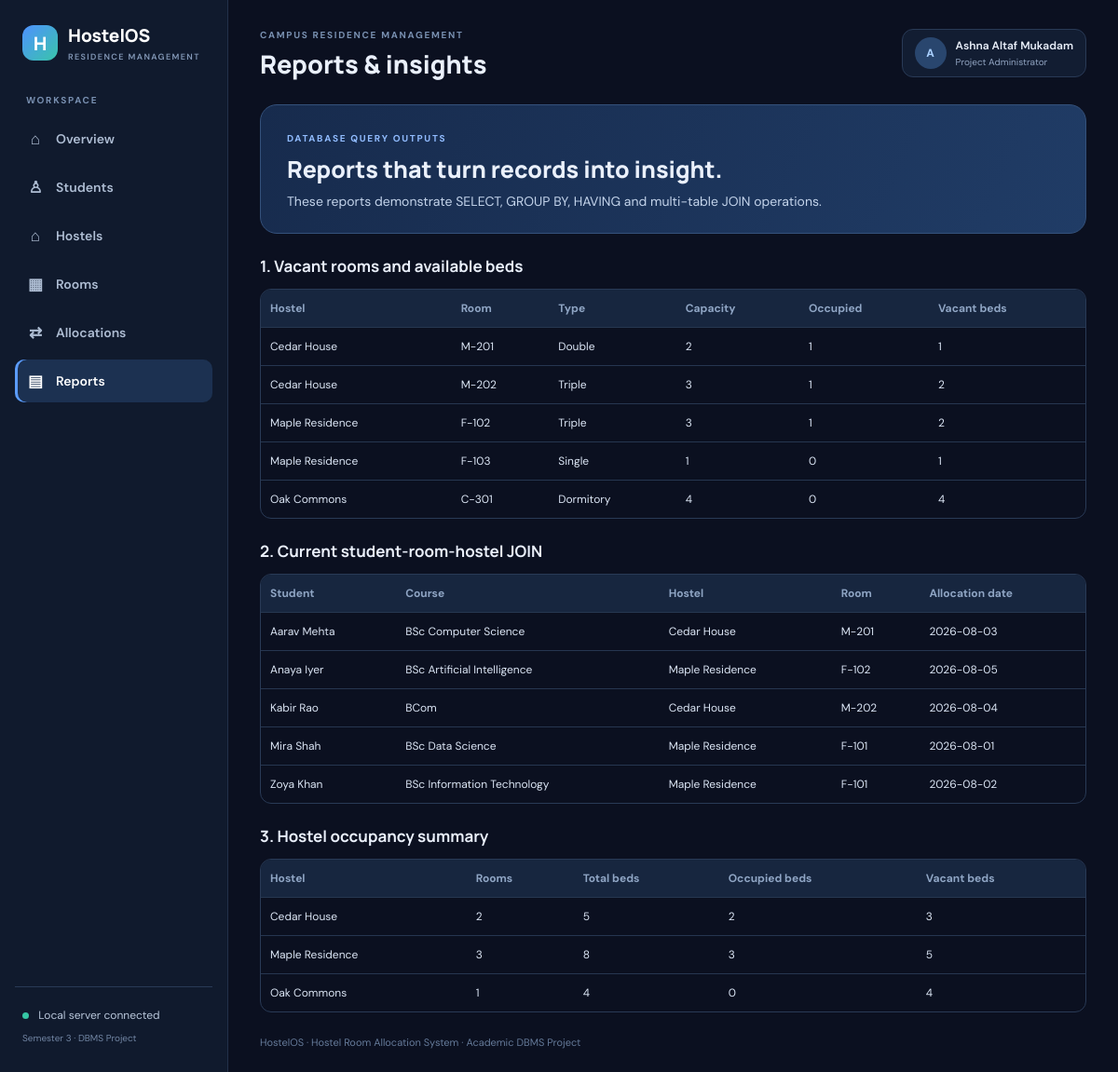
The app's page /reports.php with its own data.
### tables this page shows
CREATE TABLE students(
 student_id INT AUTO_INCREMENT PRIMARY KEY,
 student_name VARCHAR(100) NOT NULL,
 email VARCHAR(120) NOT NULL UNIQUE,
 phone VARCHAR(20),
 gender ENUM('Female','Male','Other') NOT NULL,
 course VARCHAR(100) NOT NULL,
 created_at TIMESTAMP DEFAULT CURRENT_TIMESTAMP
);

CREATE TABLE hostels(
 hostel_id INT AUTO_INCREMENT PRIMARY KEY,
 hostel_name VARCHAR(100) NOT NULL UNIQUE,
 location VARCHAR(150) NOT NULL,
 gender_type ENUM('Female','Male','Any') NOT NULL,
 created_at TIMESTAMP DEFAULT CURRENT_TIMESTAMP
);

CREATE TABLE rooms(
 room_id INT AUTO_INCREMENT PRIMARY KEY,
 hostel_id INT NOT NULL,
 room_number VARCHAR(20) NOT NULL,
 room_type ENUM('Single','Double','Triple','Dormitory') NOT NULL,
 capacity INT NOT NULL,
 monthly_fee DECIMAL(10,2) NOT NULL DEFAULT 0,
 created_at TIMESTAMP DEFAULT CURRENT_TIMESTAMP,
 CONSTRAINT fk_rooms_hostel FOREIGN KEY(hostel_id) REFERENCES hostels(hostel_id)
   ON UPDATE CASCADE ON DELETE RESTRICT,
 CONSTRAINT uq_hostel_room UNIQUE(hostel_id,room_number),
 CONSTRAINT chk_room_capacity CHECK(capacity>0),
 CONSTRAINT chk_monthly_fee CHECK(monthly_fee>=0)
);

CREATE TABLE allocations(
 allocation_id INT AUTO_INCREMENT PRIMARY KEY,
 student_id INT NOT NULL,
 room_id INT NOT NULL,
 allocation_date DATE NOT NULL,
 vacating_date DATE NULL,
 status ENUM('Active','Completed','Cancelled') NOT NULL DEFAULT 'Active',
 created_at TIMESTAMP DEFAULT CURRENT_TIMESTAMP,
 CONSTRAINT fk_alloc_student FOREIGN KEY(student_id) REFERENCES students(student_id)
   ON UPDATE CASCADE ON DELETE RESTRICT,
 CONSTRAINT fk_alloc_room FOREIGN KEY(room_id) REFERENCES rooms(room_id)
   ON UPDATE CASCADE ON DELETE RESTRICT,
 CONSTRAINT chk_allocation_dates CHECK(vacating_date IS NULL OR vacating_date>=allocation_date),
 INDEX idx_alloc_room_status(room_id,status),
 INDEX idx_alloc_student_status(student_id,status)
);

### reports.php (the view, shortened to what this page needs)
<?php
require_once 'includes.php';
$vacant=$pdo->query("SELECT h.hostel_name,r.room_number,r.room_type,r.capacity,COUNT(a.allocation_id) occupied,r.capacity-COUNT(a.allocation_id) vacant_beds FROM rooms r JOIN hostels h ON h.hostel_id=r.hostel_id LEFT JOIN allocations a ON a.room_id=r.room_id AND a.status='Active' GROUP BY r.room_id,h.hostel_name,r.room_number,r.room_type,r.capacity HAVING vacant_beds>0 ORDER BY h.hostel_name,r.room_number")->fetchAll();
$joined=$pdo->query("SELECT s.student_name,s.course,h.hostel_name,r.room_number,a.allocation_date FROM students s INNER JOIN allocations a ON a.student_id=s.student_id INNER JOIN rooms r ON r.room_id=a.room_id INNER JOIN hostels h ON h.hostel_id=r.hostel_id WHERE a.status='Active' ORDER BY s.student_name")->fetchAll();
$summary=$pdo->query("SELECT h.hostel_name,COUNT(DISTINCT r.room_id) total_rooms,COALESCE(SUM(r.capacity),0) total_beds,COUNT(a.allocation_id) occupied_beds,COALESCE(SUM(r.capacity),0)-COUNT(a.allocation_id) vacant_beds FROM hostels h LEFT JOIN rooms r ON r.hostel_id=h.hostel_id LEFT JOIN allocations a ON a.room_id=r.room_id AND a.status='Active' GROUP BY h.hostel_id,h.hostel_name ORDER BY h.hostel_name")->fetchAll();
function report_table($rows,$headers){if(!$rows){echo '<div class="empty">No records to display.</div>';return;}echo '<div class="table-wrap"><table><thead><tr>';foreach($headers as $h)echo '<th>'.e($h).'</th>';echo '</tr></thead><tbody>';foreach($rows as $row){echo '<tr>';foreach(array_values($row) as $v)echo '<td>'.e($v??'—').'</td>';echo '</tr>';}echo '</tbody></table></div>';}
?>
<section class="hero"><span class="eyebrow">DATABASE QUERY OUTPUTS</span><h2>Reports that turn records into insight.</h2><p>These reports demonstrate SELECT, GROUP BY, HAVING and multi-table JOIN operations.</p></section>
<h3 class="section-title">1. Vacant rooms and available beds</h3><?php report_table($vacant,['Hostel','Room','Type','Capacity','Occupied','Vacant beds']);?>
<h3 class="section-title">2. Current student-room-hostel JOIN</h3><?php report_table($joined,['Student','Course','Hostel','Room','Allocation date']);?>
<h3 class="section-title">3. Hostel occupancy summary</h3><?php report_table($summary,['Hostel','Rooms','Total beds','Occupied beds','Vacant beds']);?>

### assets/style.css (style rules this page uses)
:root { --bg:#0b1020;--panel:#121d32;--panel2:#17243b;--line:#293a56;--muted:#91a4c1;--text:#eaf0fb;--blue:#5b9cff;--teal:#35c6a4 }
* { box-sizing:border-box }
body { margin:0;background:var(--bg);color:var(--text);font-family:'DM Sans',sans-serif;font-size:14px }
.nav-label,.eyebrow { font-size:10px;letter-spacing:1.7px;color:#7990b1;font-weight:700 }
.hero { background:linear-gradient(115deg,#172b4d,#203c66);border:1px solid #34517b;border-radius:18px;padding:25px 28px;margin-bottom:20px }
.hero h2 { font:800 25px Manrope;margin:8px 0 }
.hero p { color:#c4d4eb;margin:0 }
.hero .eyebrow { color:#91bcff }
table { width:100%;border-collapse:collapse;font-size:12px }
th { text-align:left;color:#8fa5c4;font-weight:700;background:#17263f }
td,th { padding:12px 10px;border-bottom:1px solid #263650 }
td { color:#dce6f5 }
tr:last-child td { border-bottom:0 }
.table-wrap { overflow-x:auto;border:1px solid var(--line);border-radius:12px }
.section-title { font:700 17px Manrope;margin:23px 0 13px }

### records on screen
students: student_name "Aarav Mehta", course "BSc Computer Science", hostels.hostel_name "Cedar House", rooms.room_number "M-201", allocations.allocation_date "2026-08-03"
students: student_name "Anaya Iyer", course "BSc Artificial Intelligence", hostels.hostel_name "Maple Residence", rooms.room_number "F-102", allocations.allocation_date "2026-08-05"
students: student_name "Kabir Rao", course "BCom", hostels.hostel_name "Cedar House", rooms.room_number "M-202", allocations.allocation_date "2026-08-04"
students: student_name "Mira Shah", course "BSc Data Science", hostels.hostel_name "Maple Residence", rooms.room_number "F-101", allocations.allocation_date "2026-08-01"
students: student_name "Zoya Khan", course "BSc Information Technology", hostels.hostel_name "Maple Residence", rooms.room_number "F-101", allocations.allocation_date "2026-08-02"

### other values on screen
$item[1] "⌂"
$item[0] "Overview"
$item[1] "♙"
$item[0] "Students"
$item[0] "Hostels"
$item[1] "▦"
$item[0] "Rooms"
$item[1] "⇄"
$item[0] "Allocations"
$item[1] "▤"
$item[0] "Reports"
$title "Reports & insights"
$h "Hostel"
$h "Room"
$h "Type"
